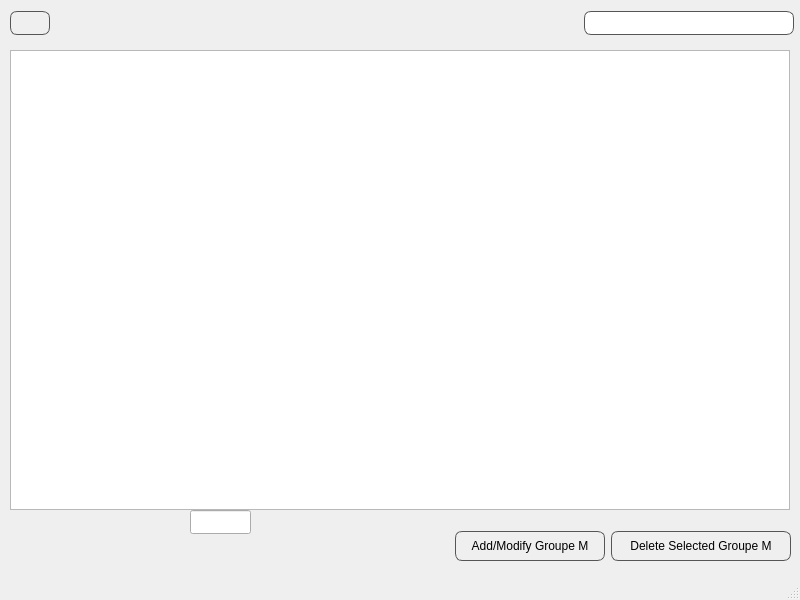
<?xml version="1.0" encoding="UTF-8"?>
<ui version="4.0">
 <class>MainWindow</class>
 <widget class="QMainWindow" name="MainWindow">
  <property name="geometry">
   <rect>
    <x>0</x>
    <y>0</y>
    <width>800</width>
    <height>600</height>
   </rect>
  </property>
  <property name="windowTitle">
   <string>MainWindow</string>
  </property>
  <widget class="QWidget" name="centralwidget">
   <widget class="QStackedWidget" name="stackedWidget">
    <property name="geometry">
     <rect>
      <x>0</x>
      <y>0</y>
      <width>800</width>
      <height>600</height>
     </rect>
    </property>
    <property name="currentIndex">
     <number>5</number>
    </property>
    <widget class="QWidget" name="Welcome">
     <widget class="QLabel" name="title">
      <property name="geometry">
       <rect>
        <x>70</x>
        <y>180</y>
        <width>670</width>
        <height>70</height>
       </rect>
      </property>
      <property name="font">
       <font>
        <family>Candara</family>
        <pointsize>42</pointsize>
        <bold>true</bold>
       </font>
      </property>
      <property name="styleSheet">
       <string notr="true">QLabel{
rgb(255, 0, 0)
}</string>
      </property>
      <property name="text">
       <string>Student Grade Managment</string>
      </property>
     </widget>
     <widget class="QLabel" name="logoPi">
      <property name="geometry">
       <rect>
        <x>260</x>
        <y>40</y>
        <width>250</width>
        <height>70</height>
       </rect>
      </property>
      <property name="text">
       <string/>
      </property>
      <property name="pixmap">
       <pixmap>../../qt/pilogo.png</pixmap>
      </property>
      <property name="scaledContents">
       <bool>true</bool>
      </property>
     </widget>
     <widget class="QPushButton" name="welcomeButton">
      <property name="geometry">
       <rect>
        <x>320</x>
        <y>340</y>
        <width>150</width>
        <height>40</height>
       </rect>
      </property>
      <property name="font">
       <font>
        <family>Terminal</family>
        <pointsize>14</pointsize>
        <bold>true</bold>
       </font>
      </property>
      <property name="text">
       <string>Welcome!</string>
      </property>
     </widget>
    </widget>
    <widget class="QWidget" name="Menu">
     <widget class="QPushButton" name="student">
      <property name="geometry">
       <rect>
        <x>90</x>
        <y>120</y>
        <width>171</width>
        <height>61</height>
       </rect>
      </property>
      <property name="font">
       <font>
        <pointsize>12</pointsize>
       </font>
      </property>
      <property name="text">
       <string>Students</string>
      </property>
      <property name="iconSize">
       <size>
        <width>24</width>
        <height>24</height>
       </size>
      </property>
     </widget>
     <widget class="QPushButton" name="teacher">
      <property name="geometry">
       <rect>
        <x>490</x>
        <y>120</y>
        <width>171</width>
        <height>61</height>
       </rect>
      </property>
      <property name="font">
       <font>
        <pointsize>12</pointsize>
       </font>
      </property>
      <property name="text">
       <string>Teachers</string>
      </property>
      <property name="iconSize">
       <size>
        <width>24</width>
        <height>24</height>
       </size>
      </property>
     </widget>
     <widget class="QPushButton" name="matiere">
      <property name="geometry">
       <rect>
        <x>90</x>
        <y>240</y>
        <width>171</width>
        <height>61</height>
       </rect>
      </property>
      <property name="font">
       <font>
        <pointsize>12</pointsize>
       </font>
      </property>
      <property name="text">
       <string>Matiere</string>
      </property>
      <property name="iconSize">
       <size>
        <width>24</width>
        <height>24</height>
       </size>
      </property>
     </widget>
     <widget class="QPushButton" name="gm">
      <property name="geometry">
       <rect>
        <x>490</x>
        <y>240</y>
        <width>171</width>
        <height>61</height>
       </rect>
      </property>
      <property name="font">
       <font>
        <pointsize>12</pointsize>
       </font>
      </property>
      <property name="text">
       <string>Goupe Module</string>
      </property>
      <property name="iconSize">
       <size>
        <width>24</width>
        <height>24</height>
       </size>
      </property>
     </widget>
    </widget>
    <widget class="QWidget" name="Std_mgt">
     <widget class="QPushButton" name="addStudent">
      <property name="geometry">
       <rect>
        <x>520</x>
        <y>530</y>
        <width>120</width>
        <height>30</height>
       </rect>
      </property>
      <property name="text">
       <string>Add Student</string>
      </property>
     </widget>
     <widget class="QLineEdit" name="searchBar">
      <property name="geometry">
       <rect>
        <x>580</x>
        <y>10</y>
        <width>210</width>
        <height>24</height>
       </rect>
      </property>
      <property name="styleSheet">
       <string notr="true">QLineEdit { padding-left: 20px; background-image: url(D:/Pi/CPP/qt/search.svg); background-position: left center; background-repeat: no-repeat; }</string>
      </property>
     </widget>
     <widget class="QPushButton" name="returnBack">
      <property name="geometry">
       <rect>
        <x>10</x>
        <y>10</y>
        <width>40</width>
        <height>24</height>
       </rect>
      </property>
      <property name="text">
       <string/>
      </property>
      <property name="iconSize">
       <size>
        <width>20</width>
        <height>20</height>
       </size>
      </property>
     </widget>
     <widget class="QPushButton" name="modifyStudent">
      <property name="geometry">
       <rect>
        <x>649</x>
        <y>530</y>
        <width>141</width>
        <height>30</height>
       </rect>
      </property>
      <property name="text">
       <string>Modify/Delete Student</string>
      </property>
     </widget>
     <widget class="QTableView" name="tableWidget">
      <property name="geometry">
       <rect>
        <x>10</x>
        <y>60</y>
        <width>780</width>
        <height>460</height>
       </rect>
      </property>
      <attribute name="verticalHeaderVisible">
       <bool>false</bool>
      </attribute>
     </widget>
    </widget>
    <widget class="QWidget" name="TeacherMgt">
     <widget class="QPushButton" name="addTeacher">
      <property name="geometry">
       <rect>
        <x>520</x>
        <y>530</y>
        <width>120</width>
        <height>30</height>
       </rect>
      </property>
      <property name="text">
       <string>Add Teacher</string>
      </property>
     </widget>
     <widget class="QPushButton" name="modifyTeacher">
      <property name="geometry">
       <rect>
        <x>649</x>
        <y>530</y>
        <width>141</width>
        <height>30</height>
       </rect>
      </property>
      <property name="text">
       <string>Modify/Delete Teacher</string>
      </property>
     </widget>
     <widget class="QWidget" name="layoutWidget">
      <property name="geometry">
       <rect>
        <x>10</x>
        <y>10</y>
        <width>784</width>
        <height>26</height>
       </rect>
      </property>
      <layout class="QHBoxLayout" name="horizontalLayout_3">
       <item>
        <widget class="QPushButton" name="returnBackProf">
         <property name="minimumSize">
          <size>
           <width>40</width>
           <height>24</height>
          </size>
         </property>
         <property name="maximumSize">
          <size>
           <width>40</width>
           <height>24</height>
          </size>
         </property>
         <property name="styleSheet">
          <string notr="true">QPushButton {
border-radius: 10px;
border: 1px solid #555555;
}</string>
         </property>
         <property name="text">
          <string/>
         </property>
        </widget>
       </item>
       <item>
        <widget class="QLabel" name="label_2">
         <property name="minimumSize">
          <size>
           <width>520</width>
           <height>0</height>
          </size>
         </property>
         <property name="text">
          <string/>
         </property>
        </widget>
       </item>
       <item>
        <widget class="QLineEdit" name="searchBarTeacher">
         <property name="minimumSize">
          <size>
           <width>210</width>
           <height>24</height>
          </size>
         </property>
         <property name="maximumSize">
          <size>
           <width>210</width>
           <height>24</height>
          </size>
         </property>
         <property name="styleSheet">
          <string notr="true">QLineEdit { padding-left: 20px; background-image: url(D:/Pi/CPP/qt/search.svg); background-position: left center; background-repeat: no-repeat; border-radius:10px;border: 1px solid #555555;}</string>
         </property>
        </widget>
       </item>
      </layout>
     </widget>
     <widget class="QTableView" name="tableWidgetTeacher">
      <property name="geometry">
       <rect>
        <x>10</x>
        <y>60</y>
        <width>780</width>
        <height>460</height>
       </rect>
      </property>
      <attribute name="verticalHeaderVisible">
       <bool>false</bool>
      </attribute>
     </widget>
    </widget>
    <widget class="QWidget" name="matMgt">
     <widget class="QWidget" name="layoutWidget">
      <property name="geometry">
       <rect>
        <x>10</x>
        <y>10</y>
        <width>784</width>
        <height>26</height>
       </rect>
      </property>
      <layout class="QHBoxLayout" name="horizontalLayout">
       <item>
        <widget class="QPushButton" name="returnBackMat">
         <property name="minimumSize">
          <size>
           <width>40</width>
           <height>24</height>
          </size>
         </property>
         <property name="maximumSize">
          <size>
           <width>40</width>
           <height>24</height>
          </size>
         </property>
         <property name="styleSheet">
          <string notr="true">QPushButton {
border-radius: 7px;
border: 1px solid #555555;
}</string>
         </property>
         <property name="text">
          <string/>
         </property>
         <property name="iconSize">
          <size>
           <width>20</width>
           <height>20</height>
          </size>
         </property>
        </widget>
       </item>
       <item>
        <widget class="QLabel" name="label">
         <property name="minimumSize">
          <size>
           <width>520</width>
           <height>0</height>
          </size>
         </property>
         <property name="text">
          <string/>
         </property>
        </widget>
       </item>
       <item>
        <widget class="QLineEdit" name="searchBarMat">
         <property name="minimumSize">
          <size>
           <width>210</width>
           <height>24</height>
          </size>
         </property>
         <property name="maximumSize">
          <size>
           <width>210</width>
           <height>24</height>
          </size>
         </property>
         <property name="styleSheet">
          <string notr="true">QLineEdit { 
padding-left: 20px;
background-image: url(D:/Pi/CPP/qt/search.svg);
background-position: left center;
background-repeat: no-repeat;
/*background-size: 10px 10px;*/
border-radius: 7px;
border: 1px solid #555555;
}</string>
         </property>
        </widget>
       </item>
      </layout>
     </widget>
     <widget class="QWidget" name="layoutWidget">
      <property name="geometry">
       <rect>
        <x>20</x>
        <y>530</y>
        <width>771</width>
        <height>32</height>
       </rect>
      </property>
      <layout class="QHBoxLayout" name="horizontalLayout_2">
       <item>
        <spacer name="horizontalSpacer">
         <property name="orientation">
          <enum>Qt::Horizontal</enum>
         </property>
         <property name="sizeHint" stdset="0">
          <size>
           <width>40</width>
           <height>20</height>
          </size>
         </property>
        </spacer>
       </item>
       <item>
        <widget class="QPushButton" name="addMat">
         <property name="minimumSize">
          <size>
           <width>120</width>
           <height>30</height>
          </size>
         </property>
         <property name="maximumSize">
          <size>
           <width>120</width>
           <height>30</height>
          </size>
         </property>
         <property name="styleSheet">
          <string notr="true">QPushButton {
border-radius: 7px;
border: 1px solid #555555;
}</string>
         </property>
         <property name="text">
          <string>Add Matiere</string>
         </property>
        </widget>
       </item>
       <item>
        <widget class="QPushButton" name="modifyMat">
         <property name="minimumSize">
          <size>
           <width>140</width>
           <height>30</height>
          </size>
         </property>
         <property name="maximumSize">
          <size>
           <width>140</width>
           <height>30</height>
          </size>
         </property>
         <property name="styleSheet">
          <string notr="true">QPushButton {
border-radius: 7px;
border: 1px solid #555555;
}</string>
         </property>
         <property name="text">
          <string>Modify/Delete Matiere</string>
         </property>
        </widget>
       </item>
      </layout>
     </widget>
     <widget class="QTableView" name="tableViewMat">
      <property name="geometry">
       <rect>
        <x>10</x>
        <y>50</y>
        <width>780</width>
        <height>460</height>
       </rect>
      </property>
      <property name="styleSheet">
       <string notr="true"/>
      </property>
      <attribute name="verticalHeaderVisible">
       <bool>false</bool>
      </attribute>
     </widget>
    </widget>
    <widget class="QWidget" name="GM_mgt">
     <widget class="QStackedWidget" name="stackedWidget_2">
      <property name="geometry">
       <rect>
        <x>0</x>
        <y>0</y>
        <width>800</width>
        <height>600</height>
       </rect>
      </property>
      <property name="currentIndex">
       <number>4</number>
      </property>
      <widget class="QWidget" name="Welcome_3">
       <widget class="QLabel" name="title_3">
        <property name="geometry">
         <rect>
          <x>70</x>
          <y>180</y>
          <width>670</width>
          <height>70</height>
         </rect>
        </property>
        <property name="font">
         <font>
          <family>Candara</family>
          <pointsize>42</pointsize>
          <bold>true</bold>
         </font>
        </property>
        <property name="styleSheet">
         <string notr="true">QLabel{
rgb(255, 0, 0)
}</string>
        </property>
        <property name="text">
         <string>Student Grade Managment</string>
        </property>
       </widget>
       <widget class="QLabel" name="logoPi_3">
        <property name="geometry">
         <rect>
          <x>260</x>
          <y>40</y>
          <width>250</width>
          <height>70</height>
         </rect>
        </property>
        <property name="text">
         <string/>
        </property>
        <property name="pixmap">
         <pixmap>../../qt/pilogo.png</pixmap>
        </property>
        <property name="scaledContents">
         <bool>true</bool>
        </property>
       </widget>
       <widget class="QPushButton" name="welcomeButton_3">
        <property name="geometry">
         <rect>
          <x>320</x>
          <y>340</y>
          <width>150</width>
          <height>40</height>
         </rect>
        </property>
        <property name="font">
         <font>
          <family>Terminal</family>
          <pointsize>14</pointsize>
          <bold>true</bold>
         </font>
        </property>
        <property name="text">
         <string>Welcome!</string>
        </property>
       </widget>
      </widget>
      <widget class="QWidget" name="Menu_3">
       <widget class="QPushButton" name="student_3">
        <property name="geometry">
         <rect>
          <x>90</x>
          <y>120</y>
          <width>171</width>
          <height>61</height>
         </rect>
        </property>
        <property name="font">
         <font>
          <pointsize>12</pointsize>
         </font>
        </property>
        <property name="text">
         <string>Students</string>
        </property>
        <property name="iconSize">
         <size>
          <width>24</width>
          <height>24</height>
         </size>
        </property>
       </widget>
       <widget class="QPushButton" name="teacher_3">
        <property name="geometry">
         <rect>
          <x>490</x>
          <y>120</y>
          <width>171</width>
          <height>61</height>
         </rect>
        </property>
        <property name="font">
         <font>
          <pointsize>12</pointsize>
         </font>
        </property>
        <property name="text">
         <string>Teachers</string>
        </property>
        <property name="iconSize">
         <size>
          <width>24</width>
          <height>24</height>
         </size>
        </property>
       </widget>
       <widget class="QPushButton" name="matiere_3">
        <property name="geometry">
         <rect>
          <x>90</x>
          <y>240</y>
          <width>171</width>
          <height>61</height>
         </rect>
        </property>
        <property name="font">
         <font>
          <pointsize>12</pointsize>
         </font>
        </property>
        <property name="text">
         <string>Matiere</string>
        </property>
        <property name="iconSize">
         <size>
          <width>24</width>
          <height>24</height>
         </size>
        </property>
       </widget>
      </widget>
      <widget class="QWidget" name="Std_mgt_3">
       <widget class="QPushButton" name="addStudent_3">
        <property name="geometry">
         <rect>
          <x>520</x>
          <y>530</y>
          <width>120</width>
          <height>30</height>
         </rect>
        </property>
        <property name="text">
         <string>Add Student</string>
        </property>
       </widget>
       <widget class="QLineEdit" name="searchBar_3">
        <property name="geometry">
         <rect>
          <x>580</x>
          <y>10</y>
          <width>210</width>
          <height>24</height>
         </rect>
        </property>
        <property name="styleSheet">
         <string notr="true">QLineEdit { padding-left: 20px; background-image: url(D:/Pi/CPP/qt/search.svg); background-position: left center; background-repeat: no-repeat; }</string>
        </property>
       </widget>
       <widget class="QTableWidget" name="tableWidget_3">
        <property name="enabled">
         <bool>false</bool>
        </property>
        <property name="geometry">
         <rect>
          <x>10</x>
          <y>60</y>
          <width>780</width>
          <height>460</height>
         </rect>
        </property>
        <property name="minimumSize">
         <size>
          <width>771</width>
          <height>411</height>
         </size>
        </property>
        <property name="maximumSize">
         <size>
          <width>2000</width>
          <height>2000</height>
         </size>
        </property>
        <property name="rowCount">
         <number>0</number>
        </property>
        <attribute name="verticalHeaderVisible">
         <bool>false</bool>
        </attribute>
        <column>
         <property name="text">
          <string>N° inscri</string>
         </property>
         <property name="toolTip">
          <string/>
         </property>
         <property name="font">
          <font>
           <pointsize>16</pointsize>
          </font>
         </property>
        </column>
        <column>
         <property name="text">
          <string>Name</string>
         </property>
         <property name="font">
          <font>
           <pointsize>16</pointsize>
          </font>
         </property>
        </column>
        <column>
         <property name="text">
          <string>Surname</string>
         </property>
         <property name="font">
          <font>
           <pointsize>16</pointsize>
          </font>
         </property>
        </column>
        <column>
         <property name="text">
          <string>Mail</string>
         </property>
         <property name="font">
          <font>
           <pointsize>16</pointsize>
          </font>
         </property>
        </column>
       </widget>
       <widget class="QPushButton" name="returnBack_3">
        <property name="geometry">
         <rect>
          <x>10</x>
          <y>10</y>
          <width>40</width>
          <height>24</height>
         </rect>
        </property>
        <property name="text">
         <string/>
        </property>
        <property name="iconSize">
         <size>
          <width>20</width>
          <height>20</height>
         </size>
        </property>
       </widget>
       <widget class="QPushButton" name="modifyStudent_3">
        <property name="geometry">
         <rect>
          <x>649</x>
          <y>530</y>
          <width>141</width>
          <height>30</height>
         </rect>
        </property>
        <property name="text">
         <string>Modify/Delete Student</string>
        </property>
       </widget>
      </widget>
      <widget class="QWidget" name="TeacherMgt_3">
       <widget class="QTableWidget" name="tableWidgetTeacher_3">
        <property name="enabled">
         <bool>false</bool>
        </property>
        <property name="geometry">
         <rect>
          <x>10</x>
          <y>60</y>
          <width>780</width>
          <height>460</height>
         </rect>
        </property>
        <property name="styleSheet">
         <string notr="true"/>
        </property>
        <attribute name="verticalHeaderVisible">
         <bool>false</bool>
        </attribute>
        <column>
         <property name="text">
          <string>CNSS</string>
         </property>
         <property name="font">
          <font>
           <pointsize>16</pointsize>
          </font>
         </property>
        </column>
        <column>
         <property name="text">
          <string>Name</string>
         </property>
         <property name="font">
          <font>
           <pointsize>16</pointsize>
          </font>
         </property>
        </column>
        <column>
         <property name="text">
          <string>Surname</string>
         </property>
         <property name="font">
          <font>
           <pointsize>16</pointsize>
          </font>
         </property>
        </column>
        <column>
         <property name="text">
          <string>Mail</string>
         </property>
         <property name="font">
          <font>
           <pointsize>16</pointsize>
          </font>
         </property>
        </column>
       </widget>
       <widget class="QPushButton" name="addTeacher_3">
        <property name="geometry">
         <rect>
          <x>520</x>
          <y>530</y>
          <width>120</width>
          <height>30</height>
         </rect>
        </property>
        <property name="text">
         <string>Add Teacher</string>
        </property>
       </widget>
       <widget class="QPushButton" name="modifyTeacher_3">
        <property name="geometry">
         <rect>
          <x>649</x>
          <y>530</y>
          <width>141</width>
          <height>30</height>
         </rect>
        </property>
        <property name="text">
         <string>Modify/Delete Teacher</string>
        </property>
       </widget>
       <widget class="QWidget" name="layoutWidget_5">
        <property name="geometry">
         <rect>
          <x>10</x>
          <y>10</y>
          <width>784</width>
          <height>26</height>
         </rect>
        </property>
        <layout class="QHBoxLayout" name="horizontalLayout_7">
         <item>
          <widget class="QPushButton" name="returnBackProf_3">
           <property name="minimumSize">
            <size>
             <width>40</width>
             <height>24</height>
            </size>
           </property>
           <property name="maximumSize">
            <size>
             <width>40</width>
             <height>24</height>
            </size>
           </property>
           <property name="styleSheet">
            <string notr="true">QPushButton {
border-radius: 10px;
border: 1px solid #555555;
}</string>
           </property>
           <property name="text">
            <string/>
           </property>
          </widget>
         </item>
         <item>
          <widget class="QLabel" name="label_5">
           <property name="minimumSize">
            <size>
             <width>520</width>
             <height>0</height>
            </size>
           </property>
           <property name="text">
            <string/>
           </property>
          </widget>
         </item>
         <item>
          <widget class="QLineEdit" name="searchBarTeacher_3">
           <property name="minimumSize">
            <size>
             <width>210</width>
             <height>24</height>
            </size>
           </property>
           <property name="maximumSize">
            <size>
             <width>210</width>
             <height>24</height>
            </size>
           </property>
           <property name="styleSheet">
            <string notr="true">QLineEdit { padding-left: 20px; background-image: url(D:/Pi/CPP/qt/search.svg); background-position: left center; background-repeat: no-repeat; border-radius:10px;border: 1px solid #555555;}</string>
           </property>
          </widget>
         </item>
        </layout>
       </widget>
      </widget>
      <widget class="QWidget" name="matMgt_3">
       <widget class="QWidget" name="layoutWidget_6">
        <property name="geometry">
         <rect>
          <x>10</x>
          <y>10</y>
          <width>784</width>
          <height>26</height>
         </rect>
        </property>
        <layout class="QHBoxLayout" name="horizontalLayout_8">
         <item>
          <widget class="QPushButton" name="returnBackGM">
           <property name="minimumSize">
            <size>
             <width>40</width>
             <height>24</height>
            </size>
           </property>
           <property name="maximumSize">
            <size>
             <width>40</width>
             <height>24</height>
            </size>
           </property>
           <property name="styleSheet">
            <string notr="true">QPushButton {
border-radius: 7px;
border: 1px solid #555555;
}</string>
           </property>
           <property name="text">
            <string/>
           </property>
           <property name="iconSize">
            <size>
             <width>20</width>
             <height>20</height>
            </size>
           </property>
          </widget>
         </item>
         <item>
          <widget class="QLabel" name="label_6">
           <property name="minimumSize">
            <size>
             <width>520</width>
             <height>0</height>
            </size>
           </property>
           <property name="text">
            <string/>
           </property>
          </widget>
         </item>
         <item>
          <widget class="QLineEdit" name="searchBarGM">
           <property name="minimumSize">
            <size>
             <width>210</width>
             <height>24</height>
            </size>
           </property>
           <property name="maximumSize">
            <size>
             <width>210</width>
             <height>24</height>
            </size>
           </property>
           <property name="styleSheet">
            <string notr="true">QLineEdit { 
padding-left: 20px;
background-image: url(D:/Pi/CPP/qt/search.svg);
background-position: left center;
background-repeat: no-repeat;
/*background-size: 10px 10px;*/
border-radius: 7px;
border: 1px solid #555555;
}</string>
           </property>
          </widget>
         </item>
        </layout>
       </widget>
       <widget class="QWidget" name="layoutWidget_7">
        <property name="geometry">
         <rect>
          <x>20</x>
          <y>530</y>
          <width>771</width>
          <height>32</height>
         </rect>
        </property>
        <layout class="QHBoxLayout" name="horizontalLayout_9">
         <item>
          <spacer name="horizontalSpacer_3">
           <property name="orientation">
            <enum>Qt::Horizontal</enum>
           </property>
           <property name="sizeHint" stdset="0">
            <size>
             <width>40</width>
             <height>20</height>
            </size>
           </property>
          </spacer>
         </item>
         <item>
          <widget class="QPushButton" name="addGM">
           <property name="minimumSize">
            <size>
             <width>150</width>
             <height>30</height>
            </size>
           </property>
           <property name="maximumSize">
            <size>
             <width>150</width>
             <height>30</height>
            </size>
           </property>
           <property name="styleSheet">
            <string notr="true">QPushButton {
border-radius: 7px;
border: 1px solid #555555;
}</string>
           </property>
           <property name="text">
            <string>Add/Modify Groupe M</string>
           </property>
          </widget>
         </item>
         <item>
          <widget class="QPushButton" name="modifyGM">
           <property name="minimumSize">
            <size>
             <width>180</width>
             <height>30</height>
            </size>
           </property>
           <property name="maximumSize">
            <size>
             <width>180</width>
             <height>30</height>
            </size>
           </property>
           <property name="styleSheet">
            <string notr="true">QPushButton {
border-radius: 7px;
border: 1px solid #555555;
}
QPushButton:hover { color: black; background-color: red; }</string>
           </property>
           <property name="text">
            <string>Delete Selected Groupe M</string>
           </property>
          </widget>
         </item>
        </layout>
       </widget>
       <widget class="QTableView" name="tableViewGM">
        <property name="geometry">
         <rect>
          <x>10</x>
          <y>50</y>
          <width>780</width>
          <height>460</height>
         </rect>
        </property>
        <property name="styleSheet">
         <string notr="true"/>
        </property>
        <attribute name="verticalHeaderVisible">
         <bool>false</bool>
        </attribute>
       </widget>
       <widget class="QLineEdit" name="lineEdit">
        <property name="geometry">
         <rect>
          <x>190</x>
          <y>510</y>
          <width>61</width>
          <height>24</height>
         </rect>
        </property>
       </widget>
      </widget>
      <widget class="QWidget" name="GM_mgt_3"/>
     </widget>
    </widget>
   </widget>
  </widget>
  <widget class="QMenuBar" name="menubar">
   <property name="geometry">
    <rect>
     <x>0</x>
     <y>0</y>
     <width>800</width>
     <height>21</height>
    </rect>
   </property>
  </widget>
  <widget class="QStatusBar" name="statusbar"/>
 </widget>
 <resources/>
 <connections/>
</ui>
